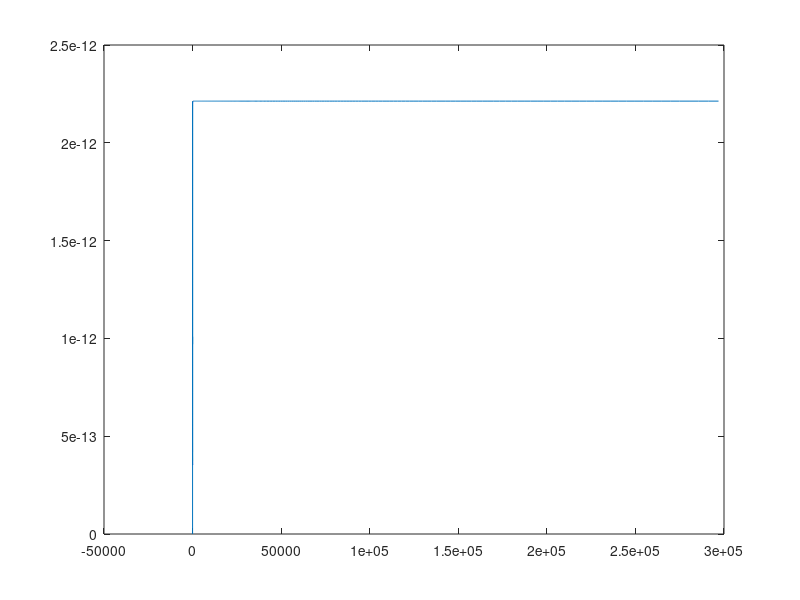
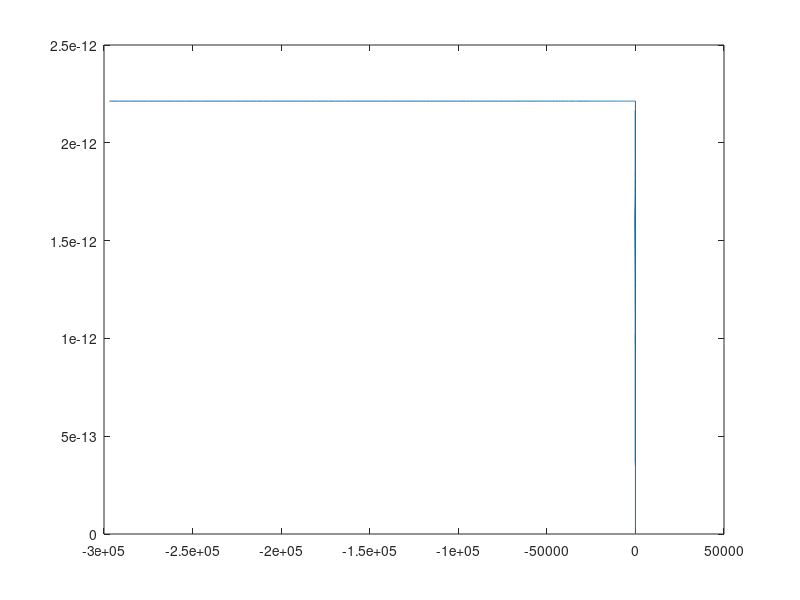

Recreate these plots in MATLAB, in order. (Note: this script raises an error after producing the figures.)
clear;clc
q=1.6022e-19;
Na=1.25e21;
ni=1.18e16;
phiB=0.026*log(Na/ni)-0.0425;
dielectSi=11.9*8.85e-12;
dielectOx=4*8.85e-12;
R=10e-6;
Tox=0.1e-6;
h=100e-6
% charge in Oxide
Qox=0;
% range of fais
range=1550;
fais=zeros(range,1);
electricfield1=zeros(range,7);
electricfield2=zeros(range,7);
%tsv_lf=zeros(range,4);
%tsv_hf=zeros(range,4);
cox=2*pi*dielectOx*h/log(R/(R-Tox));
%%% Parametric study-Radius
Na=[1.25e20,1.25e21,2.5e21,1.25e22,2.5e22]
adjust=[-0.0415,-0.0415,-0.0465,-0.048,-0.050]
for i=1:5
phiB(i)=0.026*log(Na(i)/ni)+adjust(i);
end


for par=1:5    

for i=2:range
% fais range -0.15 to 0.8
fais(i,1)=-0.23+0.001*i;
F=(0.026*1.6022e-19*Na(par)/dielectSi)*((exp(-fais(i)/0.026)+fais(i)/0.026-1)+(ni^2/Na(par)^2)*(exp(fais(i)/0.026)-fais(i)/0.026+1));
E=fais(i)/R+sqrt((fais(i)/R)^2+2*F);
%positive direction for surface voltage
electricfield1(i,2)=fais(i);
if electricfield1(i,2)>0
    electricfield1(i,1)=-E;
else
     electricfield1(i,1)=E;
end
%charge amount
electricfield1(i,3)=2*pi*R*h*dielectSi*electricfield1(i,1);
%voltage on liner
electricfield1(i,4)=-electricfield1(i,3)/cox;
% voltage of TSV
electricfield1(i,5)=electricfield1(i,4)+electricfield1(i,2);
%Cdep
electricfield1(i,6)=abs(electricfield1(i,3)-electricfield1(i-1,3))/0.001;
%Ctsv
electricfield1(i,7)=1/((1/electricfield1(i,6))+(1/cox));
end
figure(1)
plot(electricfield1(:,5),electricfield1(:,7))

%%FOR TSV2
for i=2:range
    %charge on TSV2
    electricfield2(i,3)=Qox-electricfield1(i,3);
    %electric field
    E=electricfield2(i,3)/(2*pi*R*h*dielectSi)
    electricfield2(i,1)=E;
    % voltage of liner
    electricfield2(i,4)=-electricfield2(i,3)/cox;
      for j=2:range-1
        if ((electricfield1(j,1)-E)*(electricfield1(j+1,1)-E)<0)
            %fais=electricfield1(j,2);
            %fais on TSV2
            electricfield2(i,2)=electricfield1(j,2)+(electricfield2(i,3)-electricfield1(j,3))*0.002/(electricfield1(j+1,3)-electricfield1(j-1,3));
            break;
        %else
        %errordlg('error')
        end
      end
% voltage of TSV
electricfield2(i,5)=electricfield2(i,4)+electricfield2(i,2);
%Cdep
electricfield2(i,6)=abs(electricfield2(i,3)-electricfield2(i-1,3))/abs(electricfield2(i,2)-electricfield2(i-1,2));
%Ctsv
electricfield2(i,7)=1/((1/electricfield2(i,6))+(1/cox));
end
figure(2)
plot(electricfield2(:,5),electricfield2(:,7))

%% CV curve for TSV pair
for i=1:range
tsv_total_cap(i,1)=1/((1/electricfield1(i,7))+(1/electricfield2(i,7)));
tsv_total_voltage(i,1)=electricfield1(i,5)-electricfield2(i,5);
end
electricfield1(:,8)=smooth(electricfield1(:,7),10);
electricfield2(:,8)=smooth(electricfield2(:,7),10);
tsv_total_cap(:,2)=smooth(tsv_total_cap(:,1),10);
figure(3)
plot(tsv_total_voltage,tsv_total_cap)
figure(4)
plot(tsv_total_voltage,tsv_total_cap(:,2),tsv_total_voltage,electricfield1(:,7),tsv_total_voltage,electricfield2(:,8))
%% symerical transform
for i=1:range
    if tsv_total_voltage(i)<0
    tsv_lf(i,1)=tsv_total_voltage(i);
    tsv_lf(i,2)=electricfield1(i,7);
    tsv_lf(i,3)=electricfield2(i,8);
    tsv_lf(i,4)=tsv_total_cap(i,2);
    end
end
mat=size(tsv_lf)
for i=mat(1)+1:mat(1)*2
    tsv_lf(i,1)=-tsv_lf(2*mat(1)+1-i,1);
    tsv_lf(i,3)=tsv_lf(2*mat(1)+1-i,2);
    tsv_lf(i,2)=tsv_lf(2*mat(1)+1-i,3);
    tsv_lf(i,4)=tsv_lf(2*mat(1)+1-i,4);
end
plot(tsv_lf(:,1),tsv_lf(:,2),tsv_lf(:,1),tsv_lf(:,3),tsv_lf(:,1),tsv_lf(:,4))

%% HF for TSV1
for i=2:range-1
    if (electricfield1(i,2)-(2*phiB(par)))*(electricfield1(i+1,2)-(2*phiB(par)))<=0
        thresh=i
        break
    end
end
for i=2:range
    if electricfield1(i,2)>electricfield1(thresh,2)
        electricfield1(i,6)=electricfield1(thresh,6);
        electricfield1(i,7)=1/((1/electricfield1(i,6))+(1/cox));
    end
end
figure(1)
plot(electricfield1(:,5),electricfield1(:,7))

%% HF for TSV2
for i=2:range-1
    if (electricfield2(i-1,2)>0)&((electricfield2(i,2)-(2*phiB(par)))*(electricfield2(i+1,2)-(2*phiB(par)))<=0)
        thresh=i
        break
    end
end
for i=2:range
    if electricfield2(i,2)>electricfield2(thresh,2)
        electricfield2(i,6)=electricfield2(thresh,6);
        electricfield2(i,7)=1/((1/electricfield2(i,6))+(1/cox));
    end
end
bench_cap(par)=1/((1/electricfield2(thresh,6))+(1/cox)+(1/cox))
figure(2)
plot(electricfield2(:,5),electricfield2(:,7))
%% CV curve for TSV pair
electricfield1(:,8)=smooth(electricfield1(:,7),10);
electricfield2(:,8)=smooth(electricfield2(:,7),10);
for i=1:range
tsv_total_cap(i,1)=1/((1/electricfield1(i,7))+(1/electricfield2(i,7)));
tsv_total_voltage(i,1)=electricfield1(i,5)-electricfield2(i,5);
end
tsv_total_cap(:,2)=smooth(tsv_total_cap(:,1),10);
figure(3)
plot(tsv_total_voltage,tsv_total_cap)
%% symerical transform
for i=1:range
    if tsv_total_voltage(i)<0
    tsv_hf(i,1)=tsv_total_voltage(i);
    tsv_hf(i,2)=electricfield1(i,7);%take not smoothed data of tsv1 
    tsv_hf(i,3)=electricfield2(i,8);%take smoothed data of tsv2
    tsv_hf(i,4)=tsv_total_cap(i,2);
    end
end
mat=size(tsv_hf)
for i=mat(1)+1:mat(1)*2
    tsv_hf(i,1)=-tsv_hf(2*mat(1)+1-i,1);
    tsv_hf(i,3)=tsv_hf(2*mat(1)+1-i,2);%exchange tsv1 for tsv2 for a continus curve
    tsv_hf(i,2)=tsv_hf(2*mat(1)+1-i,3);
    tsv_hf(i,4)=tsv_hf(2*mat(1)+1-i,4);
end
plot(tsv_hf(:,1),tsv_hf(:,2),tsv_hf(:,1),tsv_hf(:,3),tsv_hf(:,1),tsv_hf(:,4))

para_radius_vol(:,par)=tsv_hf(:,1)
para_radius_cap(:,par)=tsv_hf(:,4)/bench_cap(par)
clear tsv_hf
end
plot(para_radius_vol(:,1),para_radius_cap(:,1),para_radius_vol(:,2),para_radius_cap(:,2),para_radius_vol(:,3),para_radius_cap(:,3),para_radius_vol(:,4),para_radius_cap(:,4),para_radius_vol(:,5),para_radius_cap(:,5))


    

